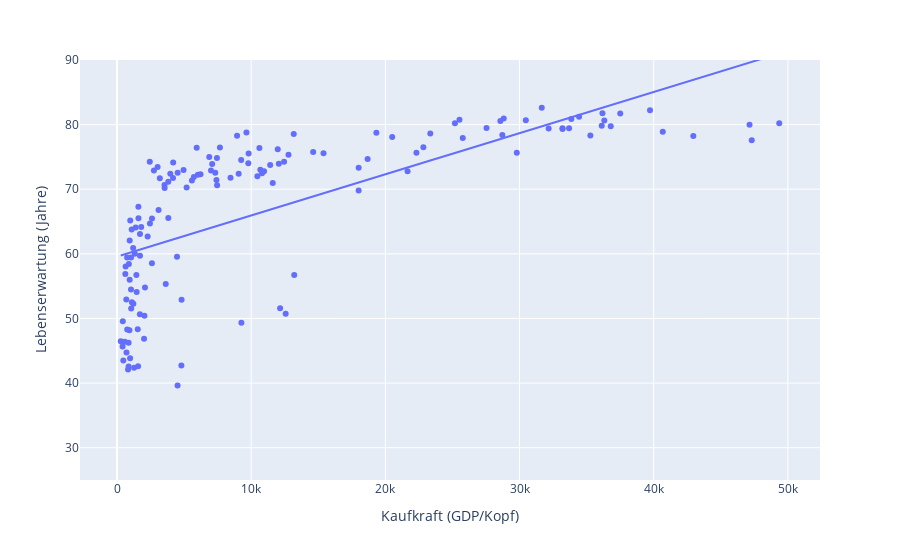

Write notebook code for a chart like this one.
### Markdown cell above
# Linearer Trend

### Code cell
fig = px.scatter(
    df,
    x="gdp_cap",
    y="life_exp",
    range_y=[25, 90],
    trendline="ols",
    labels={
        "gdp_cap": "Kaufkraft (GDP/Kopf)",
        "life_exp": "Lebenserwartung (Jahre)",
    },
)
fig.show()

### Figure 1 — Plotly figure (JSON) as saved in the notebook; plotly's stock layout.template omitted (floating-point values rounded to 4 significant figures; data arrays with more than 128 entries replaced by an {"elided": "..."} marker saying what was removed)
{"data": [{"hovertemplate": "Kaufkraft (GDP/Kopf)=%{x}<br>Lebenserwartung (Jahre)=%{y}<extra></extra>", "legendgroup": "", "marker": {"color": "#636efa", "symbol": "circle"}, "mode": "markers", "name": "", "orientation": "v", "showlegend": false, "type": "scatter", "x": {"elided": "142 float values"}, "xaxis": "x", "y": {"elided": "142 float values"}, "yaxis": "y"}, {"hovertemplate": "<b>OLS trendline</b><br>life_exp = 0.000637134 * gdp_cap + 59.5657<br>R<sup>2</sup>=0.460583<br><br>Kaufkraft (GDP/Kopf)=%{x}<br>Lebenserwartung (Jahre)=%{y} <b>(trend)</b><extra></extra>", "legendgroup": "", "marker": {"color": "#636efa", "symbol": "circle"}, "mode": "lines", "name": "", "showlegend": false, "type": "scatter", "x": {"elided": "142 float values"}, "xaxis": "x", "y": {"elided": "142 float values"}, "yaxis": "y"}], "layout": {"legend": {"tracegroupgap": 0}, "margin": {"t": 60}, "xaxis": {"anchor": "y", "domain": [0, 1], "title": {"text": "Kaufkraft (GDP/Kopf)"}}, "yaxis": {"anchor": "x", "domain": [0, 1], "range": [25, 90], "title": {"text": "Lebenserwartung (Jahre)"}}}}
